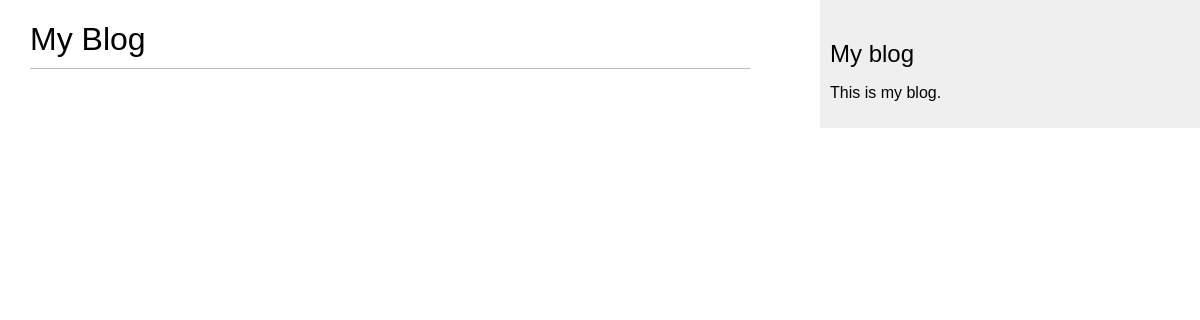
The page /blog/ on the database as committed earlier.
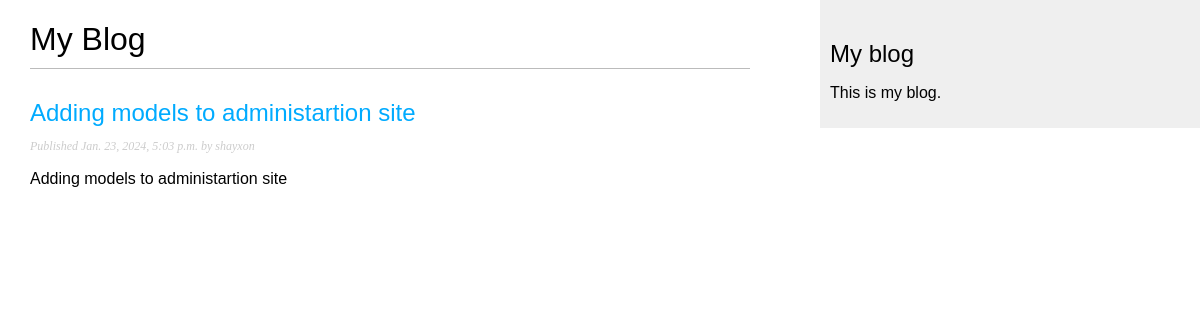
The same page on the database as committed later.
### blog/models.py (models this page shows, shortened)
class Post(models.Model):
    class Status(models.TextChoices):
        DRAFT = 'DF', 'Draft'
        PUBLISHED = 'PB', 'Published'
    title = models.CharField(max_length = 250)
    slug = models.SlugField(max_length = 250, unique_for_date = 'publish')
    author = models.ForeignKey(User, on_delete = models.CASCADE, related_name = 'blog_posts')
    body = models.TextField()
    publish = models.DateTimeField(default = timezone.now)
    created = models.DateTimeField(auto_now_add = True)
    updated = models.DateTimeField(auto_now = True)
    status = models.CharField(max_length = 2, choices = Status.choices, default = Status.DRAFT)
    objects = models.Manager()
    published = PublishedManager()
    class Meta:
        ordering = ['-publish']
        indexes = [
            models.Index(fields=['-publish']),
        ]
    def get_absolute_url(self):
        return reverse('blog:post_detail', args=[self.publish.year, self.publish.month, self.publish.day, self.slug])

### blog/views.py (the view)
# urls.py: path('', views.post_list, name='post_list'),
def post_list(request):
    posts = Post.published.all()
    return render(
        request,
        'blog/post/list.html',
        {'posts': posts}
    )

### blog/models.py (called while the page is built)
    def get_queryset(self) -> QuerySet:
        return super().get_queryset() \
                .filter(status = Post.Status.PUBLISHED)

### blog/templates/blog/post/list.html (shortened to what this page needs)
{% extends "blog/base.html" %}
{% block content %}
  <h1>My Blog</h1>
  {% for post in posts %}
    <h2>
      <a href="{{ post.get_absolute_url }}">
        {{ post.title }}
      </a>
    </h2>
    <p class="date">
      Published {{ post.publish }} by {{ post.author }}
    </p>
    {{ post.body|truncatewords:30|linebreaks }}
  {% endfor %}
{% endblock %}

### blog/templates/blog/base.html (shortened to what this page needs)
{% load static %}
<!DOCTYPE html>
<html>
<head>
  <link href="{% static "css/blog.css" %}" rel="stylesheet">
</head>
<body>
  <div id="content">
    {% block content %}
    {% endblock %}
  </div>
  <div id="sidebar">
    <h2>My blog</h2>
    <p>This is my blog.</p>
  </div>
</body>
</html>

### blog/static/css/blog.css (style rules this page uses)
body { margin:0; padding:0; font-family:helvetica, sans-serif; }
a { color:#00abff; text-decoration:none; }
h1 { font-weight:normal; border-bottom:1px solid #bbb; padding:0 0 10px 0; }
h2 { font-weight:normal; margin:30px 0 0; }
#content { float:left; width:60%; padding:0 0 0 30px; }
#sidebar { float:right; width:30%; padding:10px; background:#efefef; height:100%; }
p.date { color:#ccc; font-family: georgia, serif; font-size: 12px; font-style: italic; }

Rows that differ between the two databases and show on the page:
now on this page (row edited): Post: title "Adding models to administartion site", publish "Jan. 23, 2024, 5:03 p.m.", author "shayxon", body "Adding models to administartion site"
